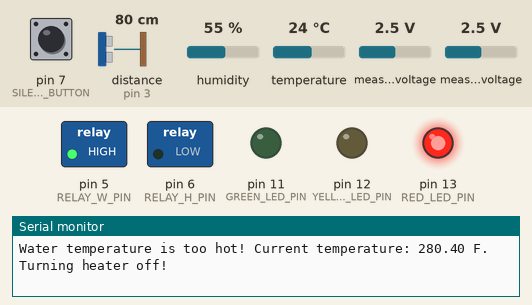
A program run on a simulated Arduino Uno, built with avr-gcc and run on an emulated ATmega328P. On the bench: switched loads named in the program (green lamp = pin HIGH), output pins drawn as LEDs (lit = HIGH), the last lines printed to the serial monitor. Wiring (inferred from the names in the program): ultrasonic range finder: trigger pin 2; echo pin 3. Dashed ring = blinking. The inputs (shaded band) are chosen by the test bench; at power-on: pin 7 (SILENCE_BUTTON) LOW, distance to the obstacle (sensor on pin 3) 80 cm, humidity 55 %, temperature 24 °C, measured voltage 2.5 V. The echo pulse lasts 58.3 µs per cm; pins used as bus, display or sensor lines are not drawn.

Above: at 6.2 s.
6.3 s: pin 7 (SILENCE_BUTTON) pulled HIGH for 0.35 s
At 7.5 s:
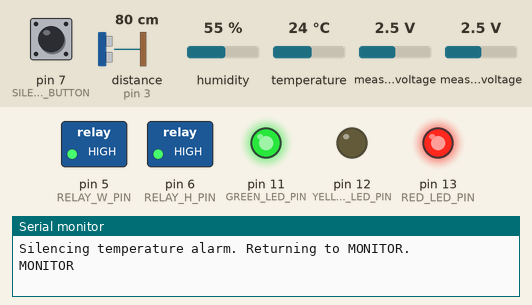
8.3 s: distance to the obstacle (sensor on pin 3) set to 34 cm
9.9 s: distance to the obstacle (sensor on pin 3) set to 27 cm
At 11.2 s:
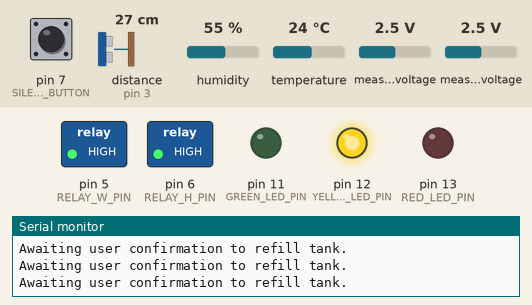
11.8 s: pin 7 (SILENCE_BUTTON) pulled HIGH for 1 s
At 12.39 s:
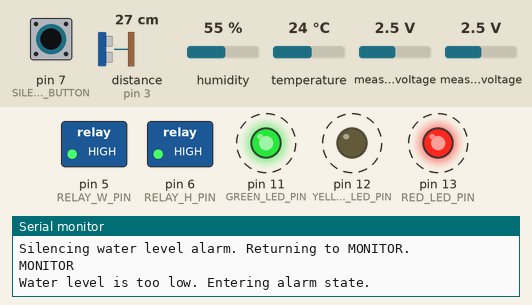
14.6 s: pin 7 (SILENCE_BUTTON) driven HIGH
At 15.17 s:
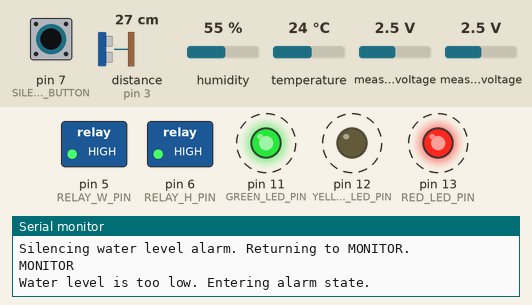
21.0 s: pin 7 (SILENCE_BUTTON) driven LOW
At 22.4 s:
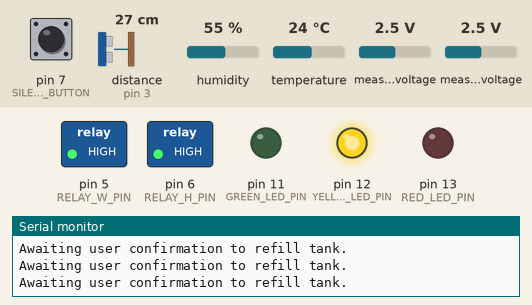
Timing chart, 0 to 23.5 s (numbered marks = the images above; inputs shaded):
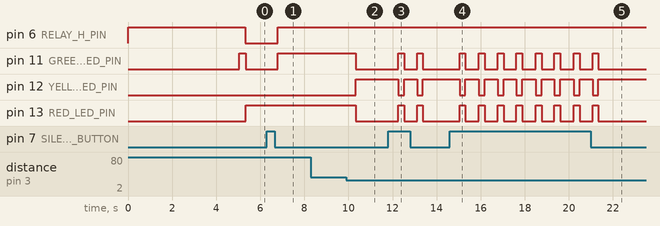

Measured:
- the behaviour switches between 31 and 30 cm on distance to the obstacle (sensor on pin 3) (found by bisection; images 1 and 2)
- after the input at 6.3 s, pin 6 (RELAY_H_PIN), pin 11 (GREEN_LED_PIN): LOW → HIGH after 0.50 s
- after the input at 9.9 s, pin 11 (GREEN_LED_PIN), pin 13 (RED_LED_PIN): HIGH → LOW after 0.43 s; pin 12 (YELLOW_LED_PIN): LOW → HIGH after 0.43 s
- after the input at 11.8 s, pin 11 (GREEN_LED_PIN), pin 13 (RED_LED_PIN): alternates HIGH for 0.27 s and LOW for 0.58 s, 4 changes in all, then stays LOW, starting after 0.46 s; pin 12 (YELLOW_LED_PIN): alternates HIGH for 0.58 s and LOW for 0.27 s, 4 changes in all, then stays HIGH, starting after 0.46 s
- after the input at 14.6 s, pin 11 (GREEN_LED_PIN), pin 13 (RED_LED_PIN): alternates HIGH for 0.27 s and LOW for 0.59 s, starting after 0.44 s; pin 12 (YELLOW_LED_PIN): alternates HIGH for 0.59 s and LOW for 0.27 s, starting after 0.44 s
- after the input at 21.0 s, pin 11 (GREEN_LED_PIN), pin 13 (RED_LED_PIN): goes on until 21.3 s, then stays LOW; pin 12 (YELLOW_LED_PIN): goes on until 21.3 s, then stays HIGH

The program:

main.cpp
```cpp
#include <Arduino.h>
#include "Ultrasonic.h"
#include "Thermistor.h"
#include "AirTemp.h"

// ## CONFIGURATION ## //
#define RELAY_W_PIN 5                   // Water Pump Relay
#define RELAY_H_PIN 6                   // Heater Relay
#define SILENCE_BUTTON 7                // HW Silence Button
#define ACTION_BUTTON 1                 // HW Action Button
#define GREEN_LED_PIN 11                // Green LED
#define YELLOW_LED_PIN 12               // Yellow LED
#define RED_LED_PIN 13                  // Red LED

const float WATER_THRESH = 10.0;        // Water height threshold - values > this triggers refill
const float WATER_THRESH_MAX = 30.0;    // Maximum distance to water
const float TEMP_UPPER_THRESH = 85.0;   // Water temperature upper boundary (too hot!), deg F
const float TEMP_LOWER_THRESH = 25.0;   // Water temperature lower boundary (too cold!), deg F

const bool bypassWaterLevel = false;
// ## CONFIG END ## //

// Instantiate our sensors
Ultrasonic ultrasonic;
Thermistor thermistor;
AirTemp airTemp;

// Define enumerations for system states
enum States { MONITOR, TEMP_ALARM, WATER_ALARM, AWAIT_CONFIRM, WATER_PUMP } state;
const char *stateNames[] = {"MONITOR", "TEMP_ALARM", "WATER_ALARM", "AWAIT_CONFIRM", "WATER_PUMP"};

bool paused = false;
bool tempAlarmReset = false;
int silenceButton = 0;
int actionButton = 0;

void turnOffLEDs() {
    digitalWrite(GREEN_LED_PIN, LOW);
    digitalWrite(YELLOW_LED_PIN, LOW);
    digitalWrite(RED_LED_PIN, LOW);
}

// Logic for the state machine
void stateController() {
    static States previousState = MONITOR;
    if (state != previousState) {
        Serial.println(stateNames[state]);
        previousState = state;
    }

    switch (state) {
        case MONITOR:
            //Serial.println(thermistor.getTempF());
            //Serial.println(ultrasonic.getDistance());
            //Serial.print("Air Temp: "); Serial.println(airTemp.getAirTempF());
            //Serial.print("Humidity: "); Serial.println(airTemp.getHumidity());

            // Keep water heater on during normal operation
            digitalWrite(RELAY_H_PIN, HIGH); // High turns off the NC outlet and turns on the NO outlets

            // Update status LEDs
            turnOffLEDs();
            if(!tempAlarmReset) {
                digitalWrite(GREEN_LED_PIN, HIGH);
            } else {
                // Green + Red: Silenced temperature alarm.
                digitalWrite(GREEN_LED_PIN, HIGH);
                digitalWrite(RED_LED_PIN, HIGH);
            }

            // Check if water temperature is too high or too low
            // TODO: Implement 1 minute buffer/moving average?
            if (thermistor.getTempF() > TEMP_UPPER_THRESH && !tempAlarmReset) {
                Serial.println("Water temperature is too hot. Entering alarm state.");
                state = TEMP_ALARM;
            } else if (thermistor.getTempF() < TEMP_LOWER_THRESH) {
                Serial.println("Water temperature is too cold. No action taken.");
            }

            // Check if water level is too low, and disregard erroneous readings
            if (ultrasonic.getDistance() > WATER_THRESH && ultrasonic.getDistance() < WATER_THRESH_MAX && !bypassWaterLevel) {
                Serial.println("Water level is too low. Entering alarm state.");
                state = WATER_ALARM;
            }
        break;

        // Immediately turn off heater relay and alarm user
        case TEMP_ALARM:
            digitalWrite(RELAY_H_PIN, LOW); // LOW turns off NO outlets and turns on the NC outlet
            Serial.print("Water temperature is too hot! Current temperature: ");
            Serial.print(thermistor.getTempF()); Serial.println(" F. Turning heater off!");
            tempAlarmReset = false;

            // Status LED Red
            turnOffLEDs();
            digitalWrite(RED_LED_PIN, HIGH);

            silenceButton = digitalRead(SILENCE_BUTTON);
            if(silenceButton == HIGH) {
                Serial.println("Silencing temperature alarm. Returning to MONITOR.");
                tempAlarmReset = true;
                state = MONITOR;
            }
            //if (tempAlarmReset) state = MONITOR; // TODO: Implement logging and retention
        break;

        case WATER_ALARM:
            Serial.println("Water level is too low! Confirm refill or silence.");

            // Status LED Yellow
            turnOffLEDs();
            digitalWrite(YELLOW_LED_PIN, HIGH);

            // TODO: Silence button to return to MONITOR state
            state = AWAIT_CONFIRM;
        break;

        // Await user confirmation before activating water pump
        case AWAIT_CONFIRM:
            Serial.println("Awaiting user confirmation to refill tank.");
            // static int tempCount1 = 0;
            // if(tempCount1 == 0) {
            //     Serial.println("Awaiting user confirmation to refill tank.");
            //     //paused = true;
            //     tempCount1++;
            // }

            silenceButton = digitalRead(SILENCE_BUTTON);
            actionButton = digitalRead(ACTION_BUTTON);
            if(silenceButton == HIGH) {
                Serial.println("Silencing water level alarm. Returning to MONITOR.");
                state = MONITOR;
            }
            if(actionButton == HIGH) {
                Serial.println("Beginning refill of the tank.");
                state = WATER_PUMP;
            }
            // TODO: poll input from  webserver
            //if(!paused) state = WATER_PUMP;+
            //state = WATER_PUMP;
        break;

        // Pump water until water level is reached
        case WATER_PUMP:
            float currTime, delta = 0;
            float startTime = millis();
            digitalWrite(RELAY_W_PIN, LOW); // Turn on water pump (NO circuit)
            ultrasonic.loop(); // Keep pinging sensor

            // Keep on pumpin', minimum 5 seconds.
            while (/*ultrasonic.getDistance() > WATER_THRESH && ultrasonic.getDistance() < WATER_THRESH_MAX &&*/ delta < 5000.0) {
                ultrasonic.loop(); // Keep pinging sensor
                Serial.print("Filling tank. Current water level: ");
                Serial.println(ultrasonic.getDistance());

                digitalWrite(YELLOW_LED_PIN, LOW); // Blink yellow LED while filling
                delay(50);
                digitalWrite(YELLOW_LED_PIN, HIGH);
                delay(50);

                currTime = millis();
                delta = currTime - startTime;
            }

            Serial.println(delta);

            // FIXME: Keep pump on until water level reached without crashing the program
            digitalWrite(RELAY_W_PIN, HIGH); // Turn off water pump
            digitalWrite(YELLOW_LED_PIN, LOW);
            Serial.println("Water level reached. Returning to MONTIOR in 2 seconds.");

            delay(2000); // Wait 2 seconds to settle
            state = MONITOR;

        break;
    }
}

void setup() {
    Serial.begin(9600);

    // Call our `setup()` functions to initialize sensors
    ultrasonic.setup();
    thermistor.setup();
    airTemp.setup();

    pinMode(RELAY_W_PIN, OUTPUT);
    pinMode(RELAY_H_PIN, OUTPUT);
    pinMode(SILENCE_BUTTON, INPUT);
    pinMode(ACTION_BUTTON, INPUT);
    pinMode(GREEN_LED_PIN, OUTPUT);
    pinMode(YELLOW_LED_PIN, OUTPUT);
    pinMode(RED_LED_PIN, OUTPUT);

    // Make sure our devices start at the right state on startup
    turnOffLEDs();
    digitalWrite(RELAY_H_PIN, HIGH); // High turns off the NC outlet and turns on the NO outlets
    digitalWrite(RELAY_W_PIN, HIGH);

    delay(5000); // Delay program for 5 seconds to mitigate startup glitchiness
    Serial.println("Starting program!");
    state = MONITOR;
}

void loop() {
    ultrasonic.loop();
    thermistor.loop();
    airTemp.loop();

    if(!paused) stateController();
    delay(250);
}
```

AirTemp.h
```cpp
#include <Arduino.h>
#include <Adafruit_Sensor.h>
#include <DHT.h>

#pragma once

#define DHT_PIN 4
#define DHT_TYPE DHT11

class AirTemp {
    public:
        void setup();
        void loop();
        float getAirTemp();
        float getAirTempF();
        float getHumidity();
    private:
        float tempC, tempF, humidity;
        float lastTC, lastTF, lastHumidity;
};
```

Median_filter.h
```cpp
#ifndef MEDIAN_FILTER
#define MEDIAN_FILTER

class MedianFilter {
    private:
        float dataArray[5] = {0};
        float medianArray[5] = {0};
        int pos = 0; //position of next data point to add (oldest data point)

    public:
        void Sort(int, int);
        void Init(void);
        float Filter(float);
};

#endif
```

Thermistor.h
```cpp
#include <Arduino.h>
#include <SPI.h>
#include <Adafruit_ADS1X15.h>
#include "Median_filter.h"

#pragma once

class Thermistor {
    public:
        void setup();
        void loop();
        float getTemp();
        float getTempF();
        float getTempFiltered();
    private:
        float tempOutput = 0;
};
```

Ultrasonic.h
```cpp
#include <Arduino.h>
#include "Median_filter.h"

#pragma once

#define TRIGGER_PIN 2
#define ECHO_PIN 3

class Ultrasonic {
    public:
        void setup();
        void loop();
        float getDistance();
        float getDistanceFiltered();
    private:
        float distanceOutput = 0;
};
```

AirTemp.cpp
```cpp
#include "AirTemp.h"

// Instantiate DHT11 sensor
DHT dht(DHT_PIN, DHT_TYPE);

void AirTemp::setup() {
    dht.begin();
}

void AirTemp::loop() {
    // Store previous valid data since this sensor is slow
    if (!isnan(tempC) || !isnan(tempF) || !isnan(humidity)) {
        lastTC = tempC;
        lastTF = tempF;
        lastHumidity = humidity;
    }

    // Poll for new values
    tempC = dht.readTemperature();
    tempF = dht.readTemperature(true);
    humidity = dht.readHumidity();
}

/**
 * Return the temperature as read from the DHT11.
 * @return Detected temperature in degrees Celsius.
 */
float AirTemp::getAirTemp() {
    return isnan(tempC) ? lastTC : tempC;
}

/**
 * Return the temperature as read from the DHT11.
 * @return Detected temperature in degrees Fahrenheit.
 */
float AirTemp::getAirTempF() {
    return isnan(tempF) ? lastTF : tempF;
}

/**
 * Return the humidity as read from the DHT11.
 * @return Detected humidity percentage.
 */
float AirTemp::getHumidity() {
    return isnan(humidity) ? lastHumidity : humidity;
}
```

Median_filter.cpp
```cpp
#include "Median_filter.h"

void MedianFilter::Init(void) {
    // no initialization required, but good practice
}

void MedianFilter::Sort(int index_a, int index_b) {
    if(medianArray[index_a] < medianArray[index_b]) {
        int temp = medianArray[index_a];
        medianArray[index_a] = medianArray[index_b];
        medianArray[index_b] = temp;
    }
}

float MedianFilter::Filter(float measurement) {
    dataArray[pos] = measurement;
    for(int i = 0; i < 5; i++) {
    	medianArray[i] = dataArray[i];
    }

    Sort(0,1);
    Sort(3,4);
    Sort(0,2);
    Sort(1,2);
    Sort(0,3);
    Sort(2,3);
    Sort(1,4);
    Sort(1,2);

    pos++; //increment position to add new data
    pos %= 5; //cap position to within 0-4

    return medianArray[2];
}
```

Thermistor.cpp
```cpp
#include "Thermistor.h"

// Instantiate median filter
MedianFilter tempFilter;

// Instantiate ADC
Adafruit_ADS1115 ads;
int16_t rawADCvalue;

float Vmid, TC_Reg;
float voltMax = 4.096;

// 5th Order Polynomial Regression Coefficients
float a5 = -0.927; float a4 = 11; float a3 = -50.9;
float a2 = 117; float a1 = -154; float a0 = 138;

void Thermistor::setup() {
    tempFilter.Init();
    ads.begin(0x48);
    ads.setGain(GAIN_ONE);
}

void Thermistor::loop() {
    rawADCvalue = ads.readADC_Differential_0_1();
    Vmid = float(rawADCvalue / 32767.0) * voltMax;

    TC_Reg = a0 + a1*Vmid + a2*pow(Vmid, 2) + a3*pow(Vmid, 3) + a4*pow(Vmid, 4) + a5*pow(Vmid, 5);
}

/**
 * Return the temperature as read from the thermistor.
 * @return Detected temperature in degrees Celsius.
 */
float Thermistor::getTemp() {
    return TC_Reg;
}

/**
 * Return the temperature as read from the thermistor.
 * @return Detected temperature in degrees Fahrenheit.
 */
float Thermistor::getTempF() {
    return (TC_Reg * 1.8) + 32.0;
}

/**
 * Return the temperature as read from the thermistor.
 * @return Filtered temperature in degrees Celsius.
 */
float Thermistor::getTempFiltered() {
    return tempFilter.Filter(getTemp());
}
```

Ultrasonic.cpp
```cpp
#include "Ultrasonic.h"

// Variables
static unsigned long startTime;
static unsigned long roundTripTime;
static unsigned long pingTimer;

// Instantiate median filter
MedianFilter ultraFilter;

/**
 * Interrupt service routine for the echo pin
 * The echo pin goes high when the ultrasonic burst is sent out and goes low when the
 * echo is received. On the burst, the time is recorded, and on the echo the round trip
 * time is computed. This is used when requesting a distance by the getDistance methods.
 */
void ultrasonicISR() {
    if (digitalRead(ECHO_PIN)) {
        startTime = micros();
    } else {
        roundTripTime = micros() - startTime;
    }
}

void Ultrasonic::setup() {
    pingTimer = 0;
    pinMode(TRIGGER_PIN, OUTPUT);
    pinMode(ECHO_PIN, INPUT);
    attachInterrupt(digitalPinToInterrupt(ECHO_PIN), ultrasonicISR, CHANGE);

    ultraFilter.Init();
}

void Ultrasonic::loop() {
    if(millis() > pingTimer) {
        // trigger the ping
        digitalWrite(TRIGGER_PIN, LOW);
        delayMicroseconds(2);
        digitalWrite(TRIGGER_PIN, HIGH);
        delayMicroseconds(10);
        digitalWrite(TRIGGER_PIN, LOW);
        pingTimer = millis() + 100;
    }
}

/**
 * Return the distance of the ultrasonic sensor
 * @return Detected distance in CM.
 */
float Ultrasonic::getDistance() {
    long rt;
    cli();
    rt = roundTripTime;
    sei();
    float distance = (rt * 0.0343) / 2.0;
    return distance;
}

/**
 * Return the distance of the ultrasonic sensor, but filtered.
 * @return Detected distance in CM.
 */
float Ultrasonic::getDistanceFiltered() {
    return ultraFilter.Filter(getDistance());
}
```
